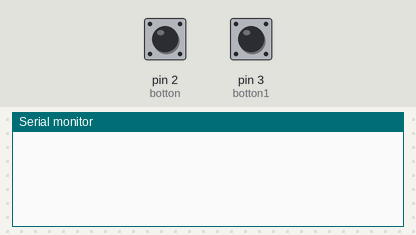
The sketch below on a simulated Arduino Uno, built with avr-gcc and run on an emulated ATmega328P. Parts: the last lines printed to the serial monitor. The test bench sets the inputs (shaded band); at power-on: pin 2 (botton) LOW, pin 3 (botton1) LOW.

Above: at 1.2 s.
1.3 s: pin 2 (botton) pulled HIGH for 0.15 s
At 2.4 s:
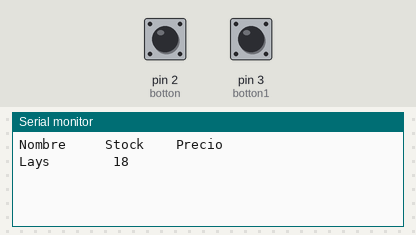
3.0 s: pin 3 (botton1) pulled HIGH for 0.15 s
At 3.9 s:
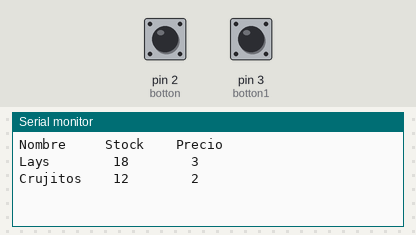
4.7 s: pin 2 (botton) pulled HIGH for 1 s
At 5.28 s:
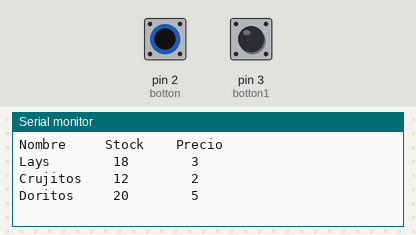
7.2 s: pin 3 (botton1) pulled HIGH for 3.2 s
At 8.23 s:
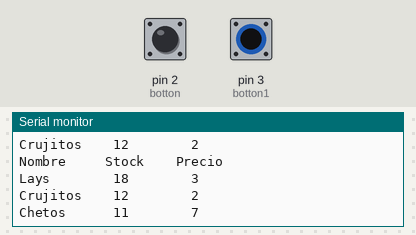

The sketch:

Maquina_expendedora_de_Sabritas.ino
```cpp
/*
   Fundacion Kinal
   Centro educativo tecnico laboral Kinal
   Quinto perito
   Quinto electronica
   Codigo Tecnico: EB5AV
   Curso: Taller de electronica digital y reparacion de computadoras I
   Proyecto: Maquina expendedora
   Nombre: Guillermo Antonio Franco Longo
   Fecha: 21 de Abril
*/

#define botton  2
#define botton1  3
int a=0;
  struct producto {
    char Nombre [20];
    int Stock;
    int Precio;
    }

 producto1 ={"Lays",18,3},
 producto2 ={"Doritos",20,5},
 producto3 ={"Chetos",11,7},
 producto4 ={"Crujitos",12,2};

void setup() {
    pinMode(botton, INPUT);
    pinMode(botton1, INPUT);

}

void loop() {
  Serial.begin(9600);
  bool estado_boton1 = digitalRead(botton);
  bool estado_boton2 = digitalRead(botton1);

  if((estado_boton1 == HIGH) && (estado_boton2 == LOW))
  {
    delay(200);
    a++ ;
    if(a == 1){
          Serial.println("Nombre     Stock    Precio");
          Serial.print(producto1.Nombre);
          Serial.print("        ");
          Serial.print(producto1.Stock);
          Serial.print("        ");
          Serial.println(producto1.Precio);
          a++;
          delay(50);
    }
    if(a == 3){
          Serial.print(producto2.Nombre);
          Serial.print("     ");
          Serial.print(producto2.Stock);
          Serial.print("        ");
          Serial.println(producto2.Precio);
          a++;
          delay(50);
    }
    if(a == 5){
          Serial.print(producto3.Nombre);
          Serial.print("      ");
          Serial.print(producto3.Stock);
          Serial.print("        ");
          Serial.println(producto3.Precio);
          a++;
          delay(50);
        }
        if(a == 7){
          Serial.print(producto4.Nombre);
          Serial.print("    ");
          Serial.print(producto4.Stock);
          Serial.print("        ");
          Serial.println(producto4.Precio);
          a++;
          delay(50);
          if(a>7){
            a = 0;
                     }
        }
     }
        if((estado_boton2 == HIGH) && (estado_boton1 == LOW))
        {
          delay(200);
          a--;
          if(a == 1){
          Serial.print(producto4.Nombre);
          Serial.print("    ");
          Serial.print(producto4.Stock);
          Serial.print("        ");
          Serial.println(producto4.Precio);
          delay(50);
          a==8;
          }
           if(a == 3){
          Serial.print(producto1.Nombre);
          Serial.print("        ");
          Serial.print(producto1.Stock);
          Serial.print("        ");
          Serial.println(producto1.Precio);
          delay(50);
          a--;
          }
           if(a == 5){
          Serial.print(producto2.Nombre);
          Serial.print("     ");
          Serial.print(producto2.Stock);
          Serial.print("        ");
          Serial.println(producto2.Precio);
          delay(50);
          a--;
          }
           if(a == 7){
          Serial.print(producto3.Nombre);
          Serial.print("      ");
          Serial.print(producto3.Stock);
          Serial.print("        ");
          Serial.println(producto3.Precio);
          delay(50);
          a--;
          }
           if(a<0){
            a = 8;
                     }
      }

}
```

Measured:
- after the input at 1.3 s, the serial monitor: prints a new line after 0.20 s (image 1)
- after the input at 3.0 s, the serial monitor: prints a new line after 0.20 s (image 2)
- after the input at 4.7 s, the serial monitor: prints a new line after 0.40 s (image 3)
- after the input at 7.2 s, the serial monitor: prints a new line after 0.20 s (image 4)
